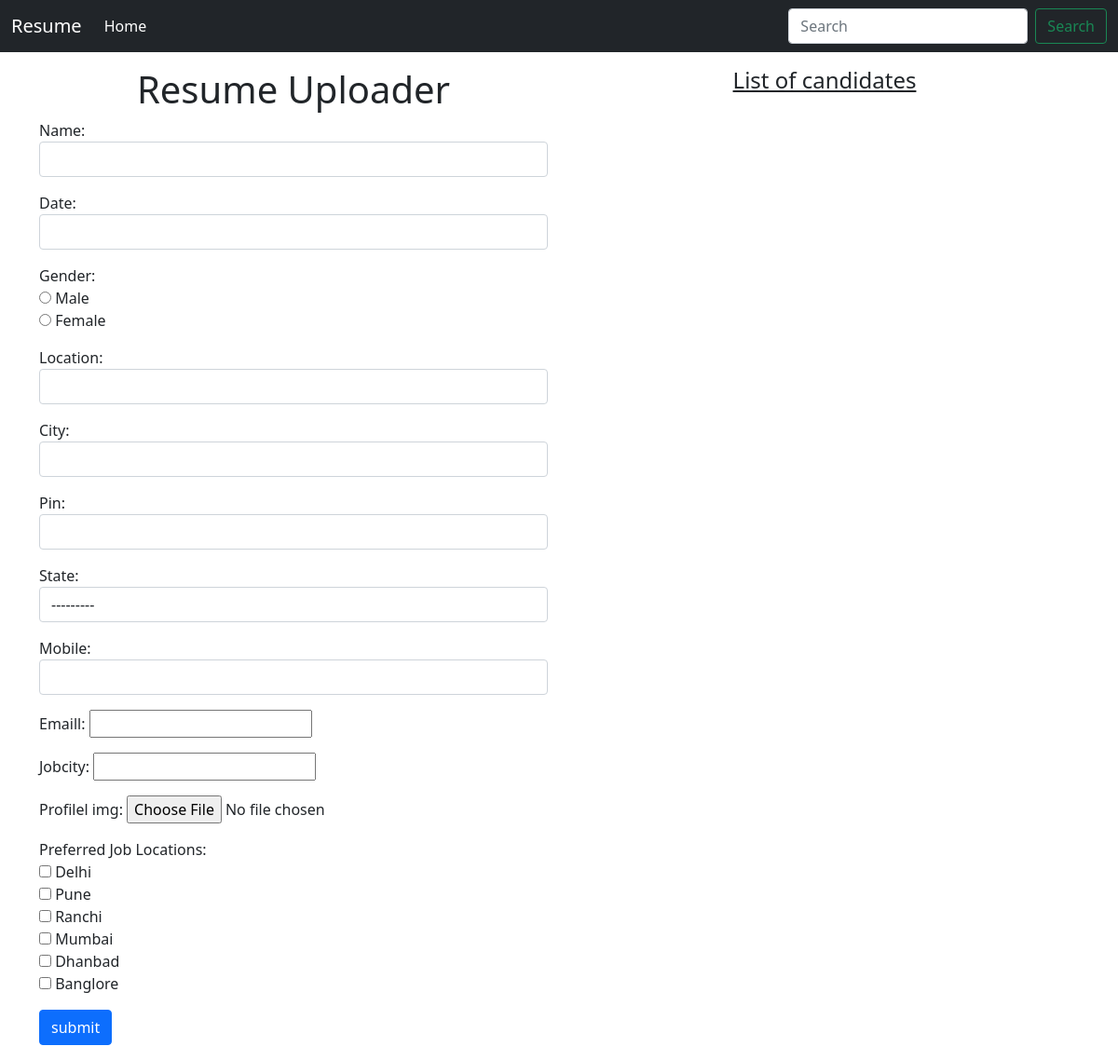
The app's page /, older data.
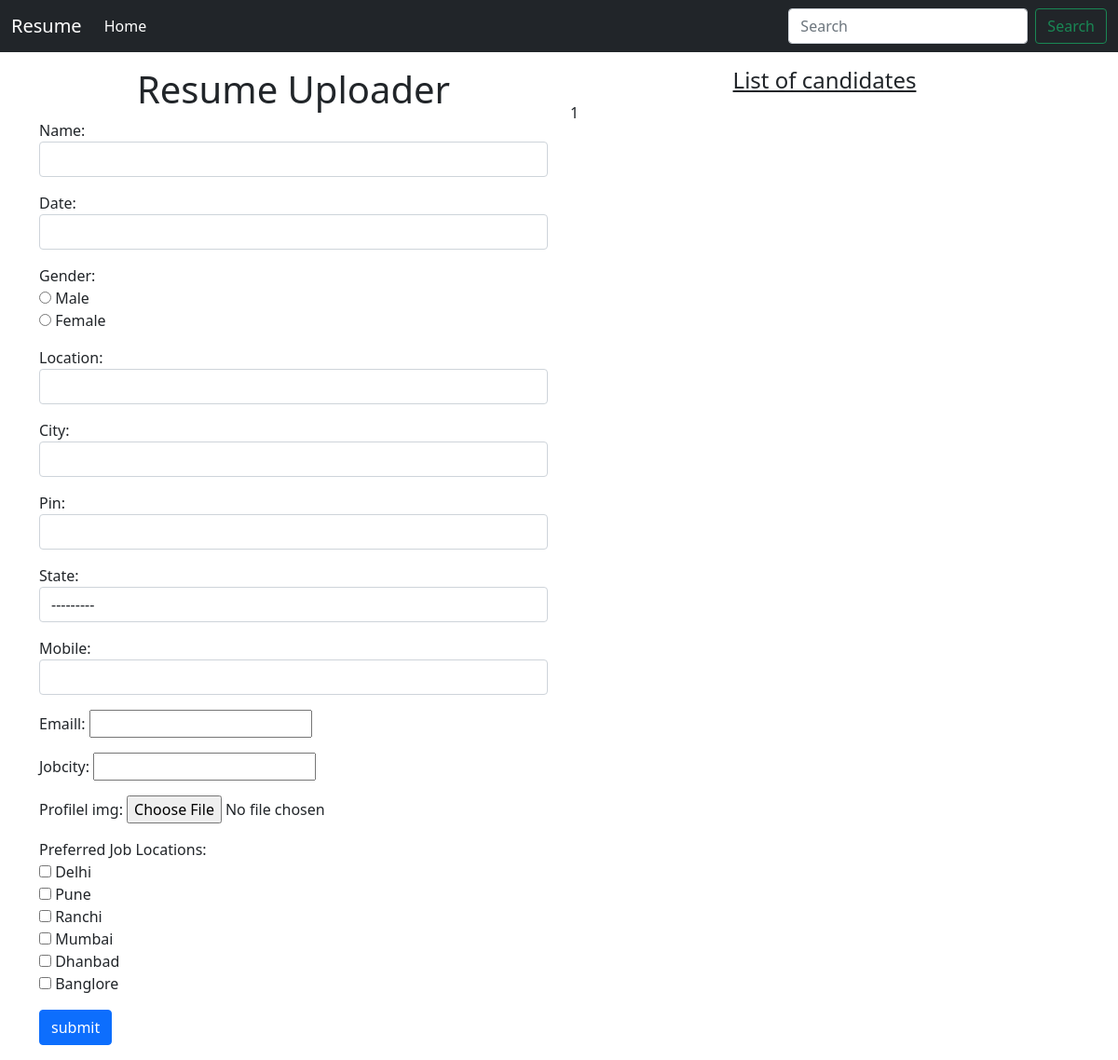
The same page, newer data.
### myresume/models.py (models this page shows, shortened)
class Resume(models.Model):
    name = models.CharField(max_length=100)
    date = models.DateField(auto_now=False, auto_now_add=False)
    gender = models.CharField(max_length=100)
    location = models.CharField(max_length=100)
    city = models.CharField(max_length=100)
    pin = models.PositiveIntegerField()
    state = models.CharField(choices=(STATE_CHOICE),max_length=100)
    mobile = models.PositiveIntegerField()
    emaill = models.EmailField()
    jobcity = models.CharField(max_length=100)
    profilel_img = models.ImageField(upload_to='profileimg', blank=True)

### myresume/views.py (the view, shortened to what this page needs)
# urls.py: path('', views.Index.as_view(), name='home'),
class Index(View):
    def get(self, request):
        form = ResumeForm()
        candidates = Resume.objects.all()
        return render(request, 'myapp/index.html', {'candidates':candidates,'form':form})

### myresume/forms.py
class ResumeForm(forms.ModelForm):
    gender = forms.ChoiceField(choices=GENDER_CHOICES, widget=forms.RadioSelect)
    job_city = forms.MultipleChoiceField(label='Preferred Job Locations', choices=JOB_CITY_CHOICE, widget=forms.CheckboxSelectMultiple)
    class Meta:
        model = Resume
        fields = "__all__"
        widgets = {
            'name':forms.TextInput(attrs={'class':'form-control'}),
            'date':forms.DateInput(attrs={'class':'form-control', 'id':'datepicker'}),
            'location':forms.TextInput(attrs={'class':'form-control'}),
            'city':forms.TextInput(attrs={'class':'form-control'}),
            'pin':forms.TextInput(attrs={'class':'form-control'}),
            'state':forms.Select(attrs={'class':'form-control'}),
            'mobile':forms.NumberInput(attrs={'class':'form-control'}),
            'email':forms.EmailInput(attrs={'class':'form-control'}),
            'profileimg':forms.TextInput(attrs={'class':'form-control'}),
        }

### myresume/templates/myapp/index.html (shortened to what this page needs)
<!doctype html>
<html lang="en">
  <head>
    <link href="https://cdn.jsdelivr.net/npm/bootstrap@5.0.2/dist/css/bootstrap.min.css" rel="stylesheet">
    <link rel="stylesheet" href="//code.jquery.com/ui/1.13.0/themes/base/jquery-ui.css">
  </head>
  <body>
<nav class="navbar navbar-expand-lg navbar-dark bg-dark">
    <div class="container-fluid">
        <a class="navbar-brand" href="#">Resume</a>
        <div class="collapse navbar-collapse" id="navbarSupportedContent">
        <ul class="navbar-nav me-auto mb-2 mb-lg-0">
            <li class="nav-item">
            <a class="nav-link active" aria-current="page" href="#">Home</a>
            </li>
        </ul>
        <form class="d-flex">
            <input class="form-control me-2" type="search" placeholder="Search" aria-label="Search">
            <button class="btn btn-outline-success" type="submit">Search</button>
        </form>
        </div>
    </div>
    </nav>
<div class="container my-3">
  <div class="row">
<div class="col-sm-6">
    <form method="post" action="" enctype="multipart/form-data">
    <h1 class="text-center">Resume Uploader</h1>
        {% for fm in form  %}
         <div class="form-group mb-3">
            {{fm.label_tag}} {{fm}}
         </div>
       {% endfor %}
       <input type="submit" value="submit" class="btn btn-primary"></button>
        </form>
</div>
<div class="col-sm-6">
    <h4 class="text-center"><u>List of candidates</u></h4>
    {% for candidate in candidates %}
      {{candidate.id}}
    {% endfor %}
 </div>
</div>
</div>
  </body>
</html>

Row changes from the older to the newer data that the page shows:
added Resume: id "1"
